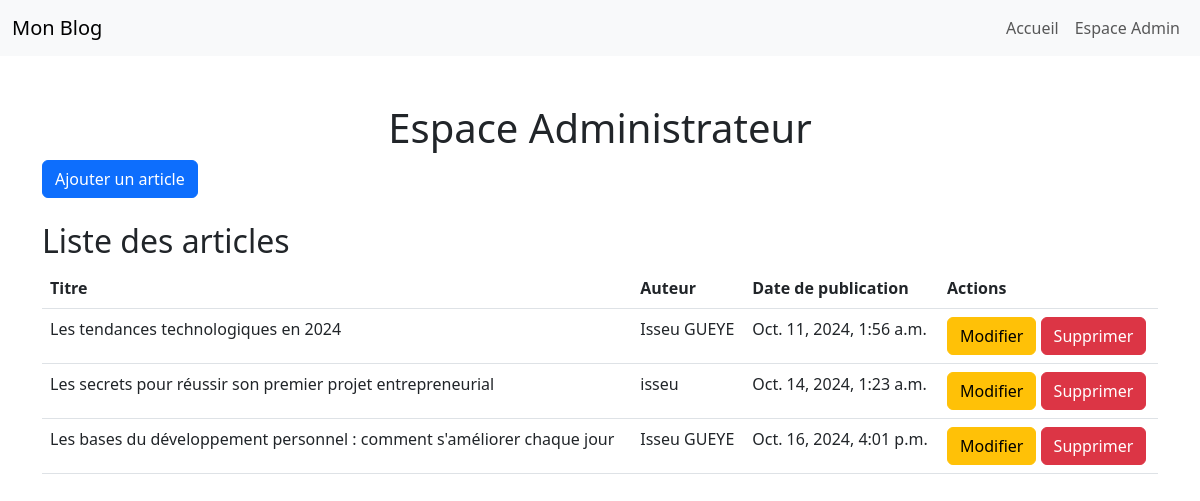
/useradmin/, run on the app's committed database.
### articles/models.py (models this page shows, shortened)
class Article(models.Model):
    title = models.CharField(max_length=200)
    content = models.TextField()
    image = models.ImageField(upload_to='articles_images/', null=True, blank=True)  # Champ optionnel pour les images
    author = models.CharField(max_length=100)
    published_date = models.DateTimeField(auto_now_add=True)

### articles/views.py (the view)
# urls.py: path("useradmin/", useradmin, name="useradmin"),  #  la page d'administration utilisateur
def useradmin(request):
    articles = Article.objects.all()  # Récupérer tous les articles (filtrer par auteur si nécessaire)
    return render(request, "useradmin.html", {"articles": articles})

### templates/useradmin.html (shortened to what this page needs)
{% load static %}
<!DOCTYPE html>
<html lang="fr">
<head>
    <link href="https://cdn.jsdelivr.net/npm/bootstrap@5.3.0-alpha1/dist/css/bootstrap.min.css" rel="stylesheet">
</head>
<body>
    <nav class="navbar navbar-expand-lg navbar-light bg-light">
        <div class="container-fluid">
            <a class="navbar-brand" href="{% url 'home' %}">Mon Blog</a>
            <div class="collapse navbar-collapse" id="navbarNav">
                <ul class="navbar-nav ms-auto">
                    <li class="nav-item">
                        <a class="nav-link" href="{% url 'home' %}">Accueil</a>
                    </li>
                    <li class="nav-item">
                        <a class="nav-link" href="{% url 'useradmin' %}">Espace Admin</a>
                    </li>
                </ul>
            </div>
        </div>
    </nav>
    <div class="container mt-5">
        <h1 class="text-center">Espace Administrateur</h1>
        <div class="mb-4">
            <a href="{% url 'new_article' %}" class="btn btn-primary">Ajouter un article</a>
        </div>
        <h2>Liste des articles</h2>
        {% if articles %}
            <table class="table">
                <thead>
                    <tr>
                        <th>Titre</th>
                        <th>Auteur</th>
                        <th>Date de publication</th>
                        <th>Actions</th>
                    </tr>
                </thead>
                <tbody>
                    {% for article in articles %}
                    <tr>
                        <td>{{ article.title }}</td>
                        <td>{{ article.author }}</td>
                        <td>{{ article.published_date }}</td>
                        <td>
                            <a href="{% url 'edit_article' article.id %}" class="btn btn-warning">Modifier</a>
                            <a href="{% url 'delete_article' article.id %}" class="btn btn-danger">Supprimer</a>
                        </td>
                    </tr>
                    {% endfor %}
                </tbody>
            </table>
        {% else %}
            <p>Aucun article disponible.</p>
        {% endif %}
    </div>
</body>
</html>

### data on the page
Article: title "Les tendances technologiques en 2024", author "Isseu GUEYE", published_date "Oct. 11, 2024, 1:56 a.m."
Article: title "Les secrets pour réussir son premier projet entrepreneurial", author "isseu", published_date "Oct. 14, 2024, 1:23 a.m."
Article: title "Les bases du développement personnel : comment s'améliorer chaque jour", author "Isseu GUEYE", published_date "Oct. 16, 2024, 4:01 p.m."
